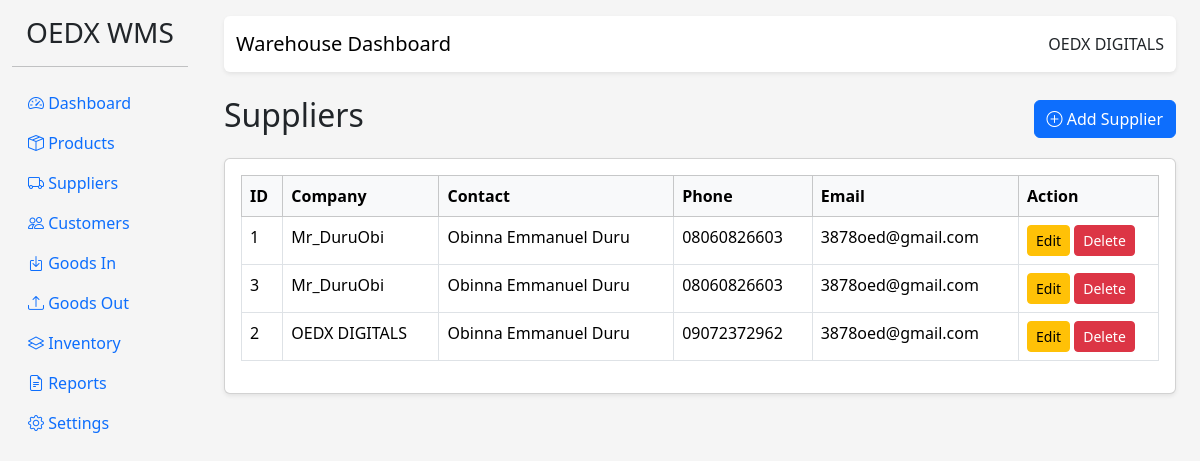
The app's page /suppliers/, older data.
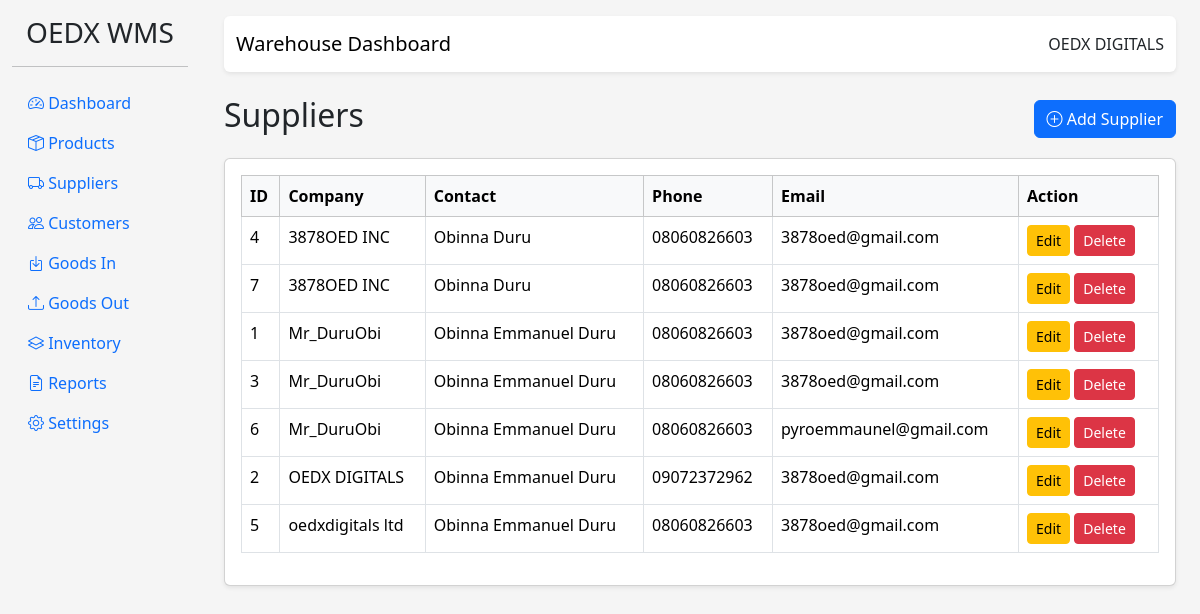
The same page, newer data.
### app/models/supplier.py (models this page shows, shortened)
class Supplier(db.Model):
    __tablename__ = "suppliers"
    id = db.Column(db.Integer, primary_key=True)
    company_name = db.Column(
        db.String(150),
        nullable=False
    )
    contact_person = db.Column(db.String(100))
    phone = db.Column(db.String(50))
    email = db.Column(db.String(100))
    address = db.Column(db.Text)
    goods_in = db.relationship(
        "GoodsIn",
        backref="supplier",
        lazy=True
    )
    batches = db.relationship(
        "Batch",
        backref="supplier",
        lazy=True
    )

### app/blueprints/suppliers.py (the view)
@suppliers_bp.route("/")
def index():
    suppliers = Supplier.query.order_by(
        Supplier.company_name
    ).all()
    return render_template(
        "suppliers/list.html",
        suppliers=suppliers
    )

### templates/suppliers/list.html
{% extends "base.html" %}
{% block content %}
<div class="d-flex justify-content-between align-items-center mb-3">
    <h2>Suppliers</h2>
    <a href="{{ url_for('suppliers.new') }}" class="btn btn-primary">
        <i class="bi bi-plus-circle"></i> Add Supplier
    </a>
</div>
<div class="card shadow-sm">
    <div class="card-body">
        <table class="table table-bordered table-hover">
            <thead class="table-light">
                <tr>
                    <th>ID</th>
                    <th>Company</th>
                    <th>Contact</th>
                    <th>Phone</th>
                    <th>Email</th>
                    <th width="140">Action</th>
                </tr>
            </thead>
            <tbody>
            {% for supplier in suppliers %}
                <tr>
                    <td>{{ supplier.id }}</td>
                    <td>{{ supplier.company_name }}</td>
                    <td>{{ supplier.contact_person }}</td>
                    <td>{{ supplier.phone }}</td>
                    <td>{{ supplier.email }}</td>
                    <td>
                        <a href="#" class="btn btn-warning btn-sm">
                            Edit
                        </a>
                        <a href="#" class="btn btn-danger btn-sm">
                            Delete
                        </a>
                    </td>
                </tr>
            {% else %}
                <tr>
                    <td colspan="6" class="text-center">
                        No suppliers found.
                    </td>
                </tr>
            {% endfor %}
            </tbody>
        </table>
    </div>
</div>
{% endblock %}

### templates/base.html (shortened to what this page needs)
<!DOCTYPE html>
<html lang="en">
<head>
    <link href="https://cdn.jsdelivr.net/npm/bootstrap@5.3.3/dist/css/bootstrap.min.css" rel="stylesheet">
    <link href="https://cdn.jsdelivr.net/npm/bootstrap-icons@1.11.3/font/bootstrap-icons.min.css" rel="stylesheet">
    <link rel="stylesheet"
          href="{{ url_for('static', filename='css/style.css') }}">
</head>
<body>
<div class="container-fluid">
<div class="row">
{% include "layouts/sidebar.html" %}
<div class="col-md-10 ms-sm-auto px-md-4">
{% include "layouts/navbar.html" %}
<div class="pt-4">
{% block content %}
{% endblock %}
</div>
</div>
</div>
</div>
</body>
</html>

### templates/layouts/sidebar.html
<div class="col-md-2 sidebar">
<h3 class="text-center mt-3">
OEDX WMS
</h3>
<hr>
<ul class="nav flex-column">
<li class="nav-item">
<a class="nav-link" href="/">
<i class="bi bi-speedometer2"></i>
Dashboard
</a>
</li>
<li class="nav-item">
<a class="nav-link" href="{{ url_for('products.index') }}">
<i class="bi bi-box-seam"></i>
Products
</a>
</li>
<li class="nav-item">
    <a class="nav-link" href="{{ url_for('suppliers.index') }}">
        <i class="bi bi-truck"></i>
        Suppliers
    </a>
</li>
<li class="nav-item">
    <a class="nav-link" href="{{ url_for('customers.index') }}">
        <i class="bi bi-people"></i>
        Customers
    </a>
</li>
<li class="nav-item">
    <a class="nav-link"
       href="{{ url_for('goods_in.index') }}">
        <i class="bi bi-box-arrow-in-down"></i>
        Goods In
    </a>
</li>
<li class="nav-item">
<a class="nav-link" href="#">
<i class="bi bi-upload"></i>
Goods Out
</a>
</li>
<li class="nav-item">
<a class="nav-link" href="#">
<i class="bi bi-layers"></i>
Inventory
</a>
</li>
<li class="nav-item">
<a class="nav-link" href="#">
<i class="bi bi-file-earmark-text"></i>
Reports
</a>
</li>
<li class="nav-item">
<a class="nav-link" href="#">
<i class="bi bi-gear"></i>
Settings
</a>
</li>
</ul>
</div>

### templates/layouts/navbar.html
<nav class="navbar bg-white shadow-sm rounded mt-3">
<div class="container-fluid">
<span class="navbar-brand">
Warehouse Dashboard
</span>
<span>
OEDX DIGITALS
</span>
</div>
</nav>

### static/css/style.css (style rules this page uses)
body { background:#f5f5f5; }

Row changes from the older to the newer data that the page shows:
added Supplier: id "4", company_name "3878OED INC", contact_person "Obinna Duru", phone "08060826603", email "3878oed@gmail.com"
added Supplier: id "7", company_name "3878OED INC", contact_person "Obinna Duru", phone "08060826603", email "3878oed@gmail.com"
added Supplier: id "6", company_name "Mr_DuruObi", contact_person "Obinna Emmanuel Duru", phone "08060826603", email "pyroemmaunel@gmail.com"
added Supplier: id "5", company_name "oedxdigitals ltd", contact_person "Obinna Emmanuel Duru", phone "08060826603", email "3878oed@gmail.com"
